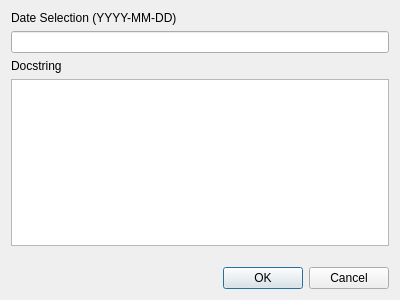
<?xml version="1.0" encoding="UTF-8"?>
<ui version="4.0">
 <class>TimeEditorDialogBase</class>
 <widget class="QDialog" name="TimeEditorDialogBase">
  <property name="geometry">
   <rect>
    <x>0</x>
    <y>0</y>
    <width>400</width>
    <height>300</height>
   </rect>
  </property>
  <property name="windowTitle">
   <string>Time Split Features</string>
  </property>
  <layout class="QVBoxLayout" name="verticalLayout_2">
   <item>
    <layout class="QVBoxLayout" name="verticalLayout">
     <item>
      <widget class="QLabel" name="label">
       <property name="text">
        <string>Date Selection (YYYY-MM-DD)</string>
       </property>
      </widget>
     </item>
     <item>
      <widget class="QLineEdit" name="lineEdit"/>
     </item>
     <item>
      <widget class="QLabel" name="label_2">
       <property name="text">
        <string>Docstring</string>
       </property>
      </widget>
     </item>
     <item>
      <widget class="QTextEdit" name="textEdit"/>
     </item>
    </layout>
   </item>
   <item>
    <spacer name="verticalSpacer">
     <property name="orientation">
      <enum>Qt::Vertical</enum>
     </property>
     <property name="sizeHint" stdset="0">
      <size>
       <width>20</width>
       <height>40</height>
      </size>
     </property>
    </spacer>
   </item>
   <item>
    <widget class="QDialogButtonBox" name="button_box">
     <property name="orientation">
      <enum>Qt::Horizontal</enum>
     </property>
     <property name="standardButtons">
      <set>QDialogButtonBox::Cancel|QDialogButtonBox::Ok</set>
     </property>
    </widget>
   </item>
  </layout>
 </widget>
 <resources/>
 <connections>
  <connection>
   <sender>button_box</sender>
   <signal>accepted()</signal>
   <receiver>TimeEditorDialogBase</receiver>
   <slot>accept()</slot>
   <hints>
    <hint type="sourcelabel">
     <x>20</x>
     <y>20</y>
    </hint>
    <hint type="destinationlabel">
     <x>20</x>
     <y>20</y>
    </hint>
   </hints>
  </connection>
  <connection>
   <sender>button_box</sender>
   <signal>rejected()</signal>
   <receiver>TimeEditorDialogBase</receiver>
   <slot>reject()</slot>
   <hints>
    <hint type="sourcelabel">
     <x>20</x>
     <y>20</y>
    </hint>
    <hint type="destinationlabel">
     <x>20</x>
     <y>20</y>
    </hint>
   </hints>
  </connection>
 </connections>
</ui>
